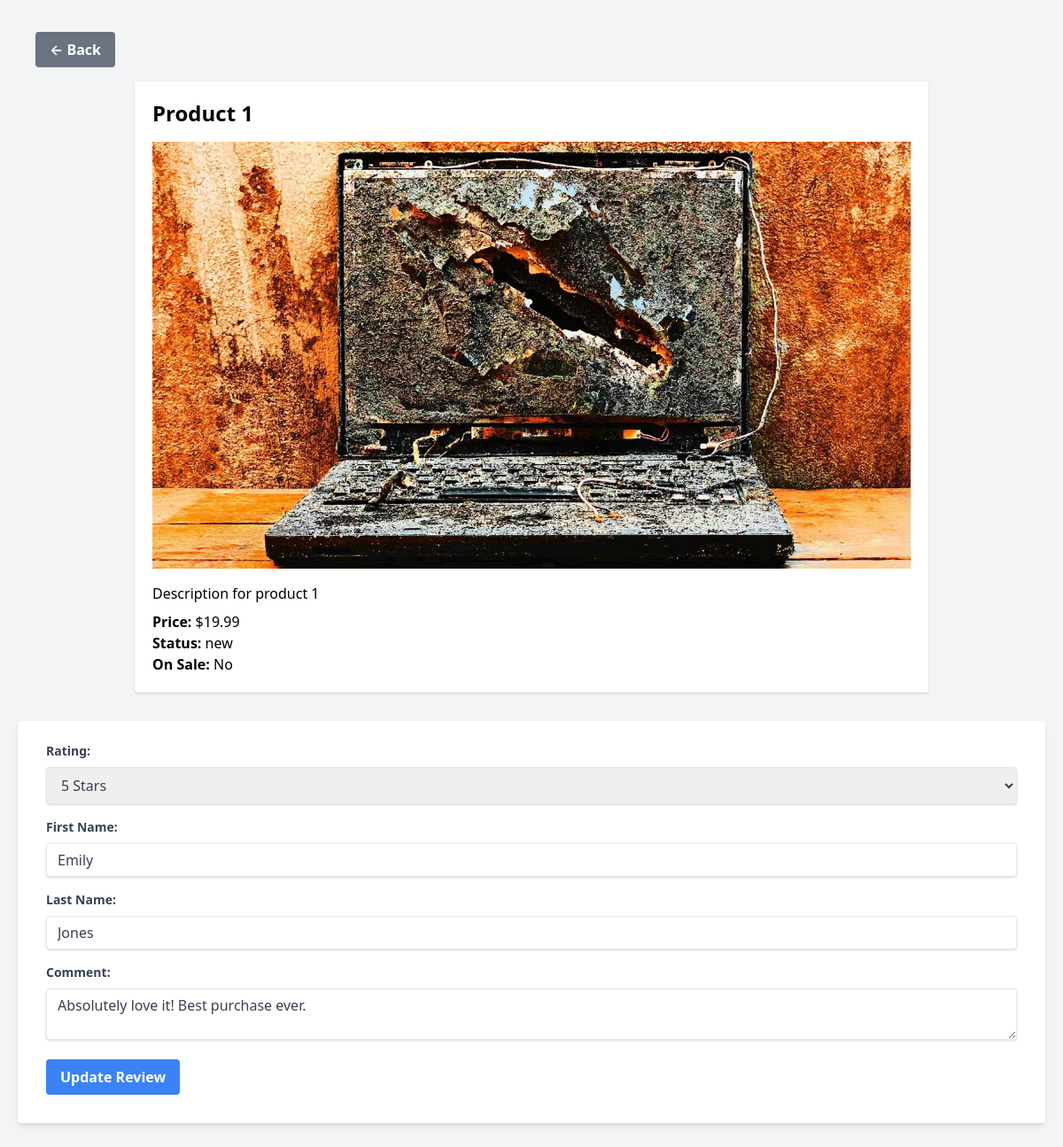
The page /src/public/edit_review.php?review_id=3&product_id=1 on the database its author committed.
### tables this page shows
CREATE TABLE IF NOT EXISTS products (
  id INT AUTO_INCREMENT PRIMARY KEY,
  title VARCHAR(255) NOT NULL,
  description TEXT,
  price DECIMAL(10, 2) NOT NULL,
  photo VARCHAR(255),
  status VARCHAR(50),
  on_sale BOOLEAN DEFAULT FALSE
);

CREATE TABLE reviews (
    id INT AUTO_INCREMENT PRIMARY KEY,
    product_id INT,
    rating TINYINT NOT NULL,
    first_name VARCHAR(255) NOT NULL,
    last_name VARCHAR(255) NOT NULL,
    comment TEXT,
    date TIMESTAMP DEFAULT CURRENT_TIMESTAMP,
    FOREIGN KEY (product_id) REFERENCES products(id)
);

### src/public/edit_review.php (called while the page is built, shortened)
<?php
require dirname(__DIR__) . DIRECTORY_SEPARATOR . 'app' . DIRECTORY_SEPARATOR . 'App.php';
$reviewID = (int)$_GET['review_id'];
$review = getReviewDetails($reviewID);
require VIEWS_PATH . 'edit_review.php';

### src/app/App.php (called while the page is built, shortened)
<?php
function getConnectionPDO(): PDO {
    $dsn = "mysql:host=" . DB_HOST . ";dbname=" . DB_NAME;
    $options = [PDO::ATTR_DEFAULT_FETCH_MODE => PDO::FETCH_ASSOC];
    return new PDO($dsn, DB_USER, DB_PASS, $options);
}
function getProductDetailsPDO($productID): ?array {
    $pdo = getConnectionPDO();
    $stmt = $pdo->prepare("SELECT * FROM products WHERE id = :id");
    $stmt->bindValue(':id', $productID, PDO::PARAM_INT);
    $stmt->execute();
    return $stmt->fetch(PDO::FETCH_ASSOC) ?: null;
}
function getReviewDetails(int $reviewID): ?array {
    $pdo = getConnectionPDO();
    $stmt = $pdo->prepare("SELECT * FROM reviews WHERE id = :id");
    $stmt->execute([':id' => $reviewID]);
    return $stmt->fetch(PDO::FETCH_ASSOC) ?: null;
}

### src/views/edit_review.php (the view, shortened to what this page needs)
<?php
$productID = (int)$_GET['product_id'];
$reviewID = (int)$_GET['review_id'];
$product = getProductDetailsPDO($productID);
$review = getReviewDetails($reviewID);
?>
<!doctype html>
<html lang="en">
<head>
    <link rel="stylesheet" href="/assets/dist/main.css" />
    <link href="https://cdn.jsdelivr.net/npm/tailwindcss@2.2.19/dist/tailwind.min.css" rel="stylesheet">
</head>
<body class="bg-gray-100 p-5">
    <div class="my-4 mx-5">
    <a href="product.php?id=<?= htmlspecialchars($productID); ?>" class="inline-block bg-gray-500 hover:bg-gray-700 text-white font-bold py-2 px-4 rounded transition ease-in-out duration-150">
            ← Back
        </a>
    </div>
    <div class="max-w-4xl mx-auto bg-white p-5 rounded shadow">
        <h1 class="text-2xl font-bold"><?= htmlspecialchars($product['title']); ?></h1>
        <img src="<?= htmlspecialchars($product['photo']); ?>" alt="<?= htmlspecialchars($product['title']); ?>" class="w-full h-auto mt-4 mb-4">
        <p><?= nl2br(htmlspecialchars($product['description'])); ?></p>
        <p class="mt-2"><strong>Price:</strong> $<?= htmlspecialchars($product['price']); ?></p>
        <p><strong>Status:</strong> <?= htmlspecialchars($product['status']); ?></p>
        <p><strong>On Sale:</strong> <?= $product['on_sale'] ? 'Yes' : 'No'; ?></p>
    </div>
    <div class="mt-8">
        <form action="edit_review.php?product_id=<?= $productID; ?>&review_id=<?= $reviewID; ?>" method="post" class="bg-white shadow-md rounded px-8 pt-6 pb-8 mb-4">
            <div class="mb-4">
                <label for="rating" class="block text-gray-700 text-sm font-bold mb-2">Rating:</label>
                <select name="rating" id="rating" required class="shadow border rounded w-full py-2 px-3 text-gray-700 leading-tight focus:outline-none focus:shadow-outline">
                    <?php for ($i = 1; $i <= 5; $i++): ?>
                    <option value="<?= $i; ?>" <?= $i == $review['rating'] ? 'selected' : ''; ?>><?= $i; ?> Star<?= $i > 1 ? 's' : ''; ?></option>
                    <?php endfor; ?>
                </select>
            </div>
            <div class="mb-4">
                <label for="first_name" class="block text-gray-700 text-sm font-bold mb-2">First Name:</label>
                <input type="text" id="first_name" name="first_name" value="<?= htmlspecialchars($review['first_name']); ?>" required class="shadow appearance-none border rounded w-full py-2 px-3 text-gray-700 leading-tight focus:outline-none focus:shadow-outline">
            </div>
            <div class="mb-4">
                <label for="last_name" class="block text-gray-700 text-sm font-bold mb-2">Last Name:</label>
                <input type="text" id="last_name" name="last_name" value="<?= htmlspecialchars($review['last_name']); ?>" required class="shadow appearance-none border rounded w-full py-2 px-3 text-gray-700 leading-tight focus:outline-none focus:shadow-outline">
            </div>
            <div class="mb-4">
                <label for="comment" class="block text-gray-700 text-sm font-bold mb-2">Comment:</label>
                <textarea id="comment" name="comment" required class="shadow appearance-none border rounded w-full py-2 px-3 text-gray-700 leading-tight focus:outline-none focus:shadow-outline"><?= htmlspecialchars($review['comment']); ?></textarea>
            </div>
            <button type="submit" class="bg-blue-500 hover:bg-blue-700 text-white font-bold py-2 px-4 rounded focus:outline-none focus:shadow-outline">Update Review</button>
        </form>
    </div>
</body>
</html>

### rows shown on the page
products: title "Product 1", photo (picture), description "Description for product 1", price "19.99", status "new"
reviews: rating "5 Stars", first_name "Emily", last_name "Jones", comment "Absolutely love it! Best purchase ever."
